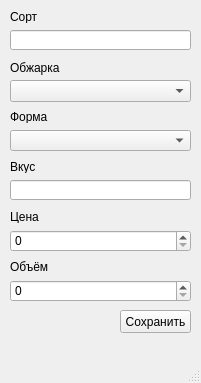
<?xml version="1.0" encoding="UTF-8"?>
<ui version="4.0">
 <class>MainWindow</class>
 <widget class="QMainWindow" name="MainWindow">
  <property name="geometry">
   <rect>
    <x>0</x>
    <y>0</y>
    <width>201</width>
    <height>383</height>
   </rect>
  </property>
  <property name="windowTitle">
   <string>MainWindow</string>
  </property>
  <widget class="QWidget" name="centralwidget">
   <widget class="QSpinBox" name="priceInput">
    <property name="geometry">
     <rect>
      <x>10</x>
      <y>230</y>
      <width>181</width>
      <height>22</height>
     </rect>
    </property>
   </widget>
   <widget class="QPushButton" name="saveButton">
    <property name="geometry">
     <rect>
      <x>120</x>
      <y>310</y>
      <width>71</width>
      <height>23</height>
     </rect>
    </property>
    <property name="text">
     <string>Сохранить</string>
    </property>
   </widget>
   <widget class="QComboBox" name="formInput">
    <property name="geometry">
     <rect>
      <x>10</x>
      <y>130</y>
      <width>181</width>
      <height>21</height>
     </rect>
    </property>
   </widget>
   <widget class="QLabel" name="label_3">
    <property name="geometry">
     <rect>
      <x>10</x>
      <y>110</y>
      <width>47</width>
      <height>13</height>
     </rect>
    </property>
    <property name="text">
     <string>Форма</string>
    </property>
   </widget>
   <widget class="QLineEdit" name="nameInput">
    <property name="geometry">
     <rect>
      <x>10</x>
      <y>30</y>
      <width>181</width>
      <height>20</height>
     </rect>
    </property>
   </widget>
   <widget class="QLabel" name="label_5">
    <property name="geometry">
     <rect>
      <x>10</x>
      <y>210</y>
      <width>47</width>
      <height>13</height>
     </rect>
    </property>
    <property name="text">
     <string>Цена</string>
    </property>
   </widget>
   <widget class="QLineEdit" name="tasteInput">
    <property name="geometry">
     <rect>
      <x>10</x>
      <y>180</y>
      <width>181</width>
      <height>20</height>
     </rect>
    </property>
   </widget>
   <widget class="QLabel" name="label_2">
    <property name="geometry">
     <rect>
      <x>10</x>
      <y>60</y>
      <width>61</width>
      <height>16</height>
     </rect>
    </property>
    <property name="text">
     <string>Обжарка</string>
    </property>
   </widget>
   <widget class="QSpinBox" name="volumeInput">
    <property name="geometry">
     <rect>
      <x>10</x>
      <y>280</y>
      <width>181</width>
      <height>22</height>
     </rect>
    </property>
   </widget>
   <widget class="QComboBox" name="roastinInput">
    <property name="geometry">
     <rect>
      <x>10</x>
      <y>80</y>
      <width>181</width>
      <height>22</height>
     </rect>
    </property>
   </widget>
   <widget class="QLabel" name="label_4">
    <property name="geometry">
     <rect>
      <x>10</x>
      <y>160</y>
      <width>47</width>
      <height>13</height>
     </rect>
    </property>
    <property name="text">
     <string>Вкус</string>
    </property>
   </widget>
   <widget class="QLabel" name="label_6">
    <property name="geometry">
     <rect>
      <x>10</x>
      <y>260</y>
      <width>47</width>
      <height>13</height>
     </rect>
    </property>
    <property name="text">
     <string>Объём</string>
    </property>
   </widget>
   <widget class="QLabel" name="label">
    <property name="geometry">
     <rect>
      <x>10</x>
      <y>10</y>
      <width>47</width>
      <height>13</height>
     </rect>
    </property>
    <property name="text">
     <string>Сорт</string>
    </property>
   </widget>
  </widget>
  <widget class="QMenuBar" name="menubar">
   <property name="geometry">
    <rect>
     <x>0</x>
     <y>0</y>
     <width>201</width>
     <height>21</height>
    </rect>
   </property>
  </widget>
  <widget class="QStatusBar" name="statusbar"/>
 </widget>
 <resources/>
 <connections/>
</ui>
